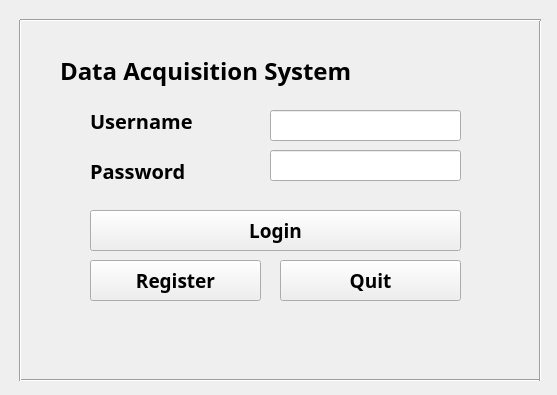
<?xml version="1.0" encoding="UTF-8"?>
<ui version="4.0">
 <class>Login</class>
 <widget class="QWidget" name="Login">
  <property name="geometry">
   <rect>
    <x>0</x>
    <y>0</y>
    <width>557</width>
    <height>395</height>
   </rect>
  </property>
  <property name="windowTitle">
   <string>Form</string>
  </property>
  <widget class="QPushButton" name="pb_login">
   <property name="geometry">
    <rect>
     <x>90</x>
     <y>210</y>
     <width>371</width>
     <height>41</height>
    </rect>
   </property>
   <property name="font">
    <font>
     <family>Ubuntu Condensed</family>
     <pointsize>14</pointsize>
     <weight>75</weight>
     <bold>true</bold>
    </font>
   </property>
   <property name="text">
    <string>Login</string>
   </property>
  </widget>
  <widget class="QPushButton" name="pb_quit">
   <property name="geometry">
    <rect>
     <x>280</x>
     <y>260</y>
     <width>181</width>
     <height>41</height>
    </rect>
   </property>
   <property name="font">
    <font>
     <family>Ubuntu Condensed</family>
     <pointsize>14</pointsize>
     <weight>75</weight>
     <bold>true</bold>
    </font>
   </property>
   <property name="text">
    <string>Quit</string>
   </property>
  </widget>
  <widget class="QLabel" name="lb_username">
   <property name="geometry">
    <rect>
     <x>90</x>
     <y>100</y>
     <width>151</width>
     <height>41</height>
    </rect>
   </property>
   <property name="font">
    <font>
     <family>Ubuntu Condensed</family>
     <pointsize>15</pointsize>
     <weight>75</weight>
     <bold>true</bold>
    </font>
   </property>
   <property name="text">
    <string>Username</string>
   </property>
  </widget>
  <widget class="QLabel" name="lb_password">
   <property name="geometry">
    <rect>
     <x>90</x>
     <y>150</y>
     <width>171</width>
     <height>41</height>
    </rect>
   </property>
   <property name="font">
    <font>
     <family>Ubuntu Condensed</family>
     <pointsize>15</pointsize>
     <weight>75</weight>
     <bold>true</bold>
    </font>
   </property>
   <property name="text">
    <string>Password</string>
   </property>
  </widget>
  <widget class="QLabel" name="lb_tittle">
   <property name="geometry">
    <rect>
     <x>60</x>
     <y>50</y>
     <width>431</width>
     <height>41</height>
    </rect>
   </property>
   <property name="font">
    <font>
     <family>Ubuntu Condensed</family>
     <pointsize>18</pointsize>
     <weight>75</weight>
     <bold>true</bold>
    </font>
   </property>
   <property name="text">
    <string>Data Acquisition System</string>
   </property>
  </widget>
  <widget class="QLineEdit" name="text_password">
   <property name="geometry">
    <rect>
     <x>270</x>
     <y>150</y>
     <width>191</width>
     <height>31</height>
    </rect>
   </property>
  </widget>
  <widget class="QLineEdit" name="text_username">
   <property name="geometry">
    <rect>
     <x>270</x>
     <y>110</y>
     <width>191</width>
     <height>31</height>
    </rect>
   </property>
  </widget>
  <widget class="Line" name="line">
   <property name="geometry">
    <rect>
     <x>20</x>
     <y>370</y>
     <width>521</width>
     <height>21</height>
    </rect>
   </property>
   <property name="orientation">
    <enum>Qt::Horizontal</enum>
   </property>
  </widget>
  <widget class="Line" name="line_2">
   <property name="geometry">
    <rect>
     <x>10</x>
     <y>20</y>
     <width>20</width>
     <height>361</height>
    </rect>
   </property>
   <property name="orientation">
    <enum>Qt::Vertical</enum>
   </property>
  </widget>
  <widget class="Line" name="line_3">
   <property name="geometry">
    <rect>
     <x>530</x>
     <y>20</y>
     <width>20</width>
     <height>361</height>
    </rect>
   </property>
   <property name="orientation">
    <enum>Qt::Vertical</enum>
   </property>
  </widget>
  <widget class="Line" name="line_4">
   <property name="geometry">
    <rect>
     <x>20</x>
     <y>10</y>
     <width>521</width>
     <height>21</height>
    </rect>
   </property>
   <property name="orientation">
    <enum>Qt::Horizontal</enum>
   </property>
  </widget>
  <widget class="QPushButton" name="pb_register">
   <property name="geometry">
    <rect>
     <x>90</x>
     <y>260</y>
     <width>171</width>
     <height>41</height>
    </rect>
   </property>
   <property name="font">
    <font>
     <family>Ubuntu Condensed</family>
     <pointsize>14</pointsize>
     <weight>75</weight>
     <bold>true</bold>
    </font>
   </property>
   <property name="text">
    <string>Register</string>
   </property>
  </widget>
 </widget>
 <resources/>
 <connections/>
</ui>
